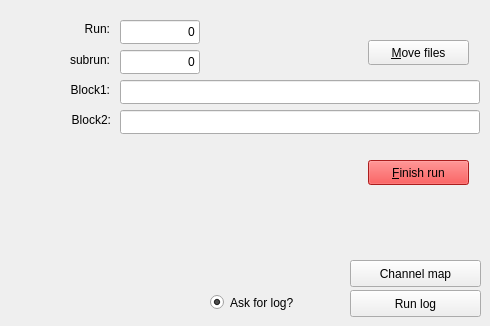
      <widget class="QWidget" name="tab_16">
       <attribute name="title">
        <string>Default</string>
       </attribute>
       <widget class="QLabel" name="label_22">
        <property name="geometry">
         <rect>
          <x>30</x>
          <y>20</y>
          <width>80</width>
          <height>17</height>
         </rect>
        </property>
        <property name="text">
         <string>Run:</string>
        </property>
        <property name="alignment">
         <set>Qt::AlignRight|Qt::AlignTrailing|Qt::AlignVCenter</set>
        </property>
       </widget>
       <widget class="QLabel" name="label_23">
        <property name="geometry">
         <rect>
          <x>30</x>
          <y>110</y>
          <width>81</width>
          <height>20</height>
         </rect>
        </property>
        <property name="text">
         <string>Block2:</string>
        </property>
        <property name="alignment">
         <set>Qt::AlignRight|Qt::AlignTrailing|Qt::AlignVCenter</set>
        </property>
       </widget>
       <widget class="QLabel" name="label_24">
        <property name="geometry">
         <rect>
          <x>30</x>
          <y>50</y>
          <width>80</width>
          <height>20</height>
         </rect>
        </property>
        <property name="text">
         <string>subrun:</string>
        </property>
        <property name="alignment">
         <set>Qt::AlignRight|Qt::AlignTrailing|Qt::AlignVCenter</set>
        </property>
       </widget>
       <widget class="QLineEdit" name="block1">
        <property name="geometry">
         <rect>
          <x>120</x>
          <y>80</y>
          <width>360</width>
          <height>24</height>
         </rect>
        </property>
        <property name="text">
         <string/>
        </property>
        <property name="alignment">
         <set>Qt::AlignRight|Qt::AlignTrailing|Qt::AlignVCenter</set>
        </property>
       </widget>
       <widget class="QLineEdit" name="run_3">
        <property name="geometry">
         <rect>
          <x>120</x>
          <y>20</y>
          <width>80</width>
          <height>24</height>
         </rect>
        </property>
        <property name="text">
         <string>0</string>
        </property>
        <property name="alignment">
         <set>Qt::AlignRight|Qt::AlignTrailing|Qt::AlignVCenter</set>
        </property>
        <property name="readOnly">
         <bool>false</bool>
        </property>
       </widget>
       <widget class="QPushButton" name="button_movefile_5">
        <property name="geometry">
         <rect>
          <x>368</x>
          <y>40</y>
          <width>101</width>
          <height>25</height>
         </rect>
        </property>
        <property name="text">
         <string>&amp;Move files</string>
        </property>
       </widget>
       <widget class="QLineEdit" name="subrun3">
        <property name="geometry">
         <rect>
          <x>120</x>
          <y>50</y>
          <width>80</width>
          <height>24</height>
         </rect>
        </property>
        <property name="text">
         <string>0</string>
        </property>
        <property name="alignment">
         <set>Qt::AlignRight|Qt::AlignTrailing|Qt::AlignVCenter</set>
        </property>
       </widget>
       <widget class="QPushButton" name="pushButton_4">
        <property name="geometry">
         <rect>
          <x>368</x>
          <y>160</y>
          <width>101</width>
          <height>25</height>
         </rect>
        </property>
        <property name="palette">
         <palette>
          <active>
           <colorrole role="Button">
            <brush brushstyle="SolidPattern">
             <color alpha="255">
              <red>239</red>
              <green>41</green>
              <blue>41</blue>
             </color>
            </brush>
           </colorrole>
           <colorrole role="Light">
            <brush brushstyle="SolidPattern">
             <color alpha="255">
              <red>255</red>
              <green>51</green>
              <blue>51</blue>
             </color>
            </brush>
           </colorrole>
           <colorrole role="Midlight">
            <brush brushstyle="SolidPattern">
             <color alpha="255">
              <red>229</red>
              <green>25</green>
              <blue>25</blue>
             </color>
            </brush>
           </colorrole>
           <colorrole role="Dark">
            <brush brushstyle="SolidPattern">
             <color alpha="255">
              <red>102</red>
              <green>0</green>
              <blue>0</blue>
             </color>
            </brush>
           </colorrole>
           <colorrole role="Mid">
            <brush brushstyle="SolidPattern">
             <color alpha="255">
              <red>136</red>
              <green>0</green>
              <blue>0</blue>
             </color>
            </brush>
           </colorrole>
           <colorrole role="Base">
            <brush brushstyle="SolidPattern">
             <color alpha="255">
              <red>239</red>
              <green>41</green>
              <blue>41</blue>
             </color>
            </brush>
           </colorrole>
           <colorrole role="Window">
            <brush brushstyle="SolidPattern">
             <color alpha="255">
              <red>239</red>
              <green>41</green>
              <blue>41</blue>
             </color>
            </brush>
           </colorrole>
           <colorrole role="Shadow">
            <brush brushstyle="SolidPattern">
             <color alpha="255">
              <red>0</red>
              <green>0</green>
              <blue>0</blue>
             </color>
            </brush>
           </colorrole>
           <colorrole role="AlternateBase">
            <brush brushstyle="SolidPattern">
             <color alpha="255">
              <red>229</red>
              <green>127</green>
              <blue>127</blue>
             </color>
            </brush>
           </colorrole>
          </active>
          <inactive>
           <colorrole role="Button">
            <brush brushstyle="SolidPattern">
             <color alpha="255">
              <red>239</red>
              <green>41</green>
              <blue>41</blue>
             </color>
            </brush>
           </colorrole>
           <colorrole role="Light">
            <brush brushstyle="SolidPattern">
             <color alpha="255">
              <red>255</red>
              <green>51</green>
              <blue>51</blue>
             </color>
            </brush>
           </colorrole>
           <colorrole role="Midlight">
            <brush brushstyle="SolidPattern">
             <color alpha="255">
              <red>229</red>
              <green>25</green>
              <blue>25</blue>
             </color>
            </brush>
           </colorrole>
           <colorrole role="Dark">
            <brush brushstyle="SolidPattern">
             <color alpha="255">
              <red>102</red>
              <green>0</green>
              <blue>0</blue>
             </color>
            </brush>
           </colorrole>
           <colorrole role="Mid">
            <brush brushstyle="SolidPattern">
             <color alpha="255">
              <red>136</red>
              <green>0</green>
              <blue>0</blue>
             </color>
            </brush>
           </colorrole>
           <colorrole role="Base">
            <brush brushstyle="SolidPattern">
             <color alpha="255">
              <red>239</red>
              <green>41</green>
              <blue>41</blue>
             </color>
            </brush>
           </colorrole>
           <colorrole role="Window">
            <brush brushstyle="SolidPattern">
             <color alpha="255">
              <red>239</red>
              <green>41</green>
              <blue>41</blue>
             </color>
            </brush>
           </colorrole>
           <colorrole role="Shadow">
            <brush brushstyle="SolidPattern">
             <color alpha="255">
              <red>0</red>
              <green>0</green>
              <blue>0</blue>
             </color>
            </brush>
           </colorrole>
           <colorrole role="AlternateBase">
            <brush brushstyle="SolidPattern">
             <color alpha="255">
              <red>229</red>
              <green>127</green>
              <blue>127</blue>
             </color>
            </brush>
           </colorrole>
          </inactive>
          <disabled>
           <colorrole role="Button">
            <brush brushstyle="SolidPattern">
             <color alpha="255">
              <red>239</red>
              <green>41</green>
              <blue>41</blue>
             </color>
            </brush>
           </colorrole>
           <colorrole role="Light">
            <brush brushstyle="SolidPattern">
             <color alpha="255">
              <red>255</red>
              <green>51</green>
              <blue>51</blue>
             </color>
            </brush>
           </colorrole>
           <colorrole role="Midlight">
            <brush brushstyle="SolidPattern">
             <color alpha="255">
              <red>229</red>
              <green>25</green>
              <blue>25</blue>
             </color>
            </brush>
           </colorrole>
           <colorrole role="Dark">
            <brush brushstyle="SolidPattern">
             <color alpha="255">
              <red>102</red>
              <green>0</green>
              <blue>0</blue>
             </color>
            </brush>
           </colorrole>
           <colorrole role="Mid">
            <brush brushstyle="SolidPattern">
             <color alpha="255">
              <red>136</red>
              <green>0</green>
              <blue>0</blue>
             </color>
            </brush>
           </colorrole>
           <colorrole role="Base">
            <brush brushstyle="SolidPattern">
             <color alpha="255">
              <red>239</red>
              <green>41</green>
              <blue>41</blue>
             </color>
            </brush>
           </colorrole>
           <colorrole role="Window">
            <brush brushstyle="SolidPattern">
             <color alpha="255">
              <red>239</red>
              <green>41</green>
              <blue>41</blue>
             </color>
            </brush>
           </colorrole>
           <colorrole role="Shadow">
            <brush brushstyle="SolidPattern">
             <color alpha="255">
              <red>0</red>
              <green>0</green>
              <blue>0</blue>
             </color>
            </brush>
           </colorrole>
           <colorrole role="AlternateBase">
            <brush brushstyle="SolidPattern">
             <color alpha="255">
              <red>204</red>
              <green>0</green>
              <blue>0</blue>
             </color>
            </brush>
           </colorrole>
          </disabled>
         </palette>
        </property>
        <property name="autoFillBackground">
         <bool>false</bool>
        </property>
        <property name="styleSheet">
         <string notr="true">background-color: rgb(239, 41, 41);
</string>
        </property>
        <property name="text">
         <string>&amp;Finish run</string>
        </property>
        <property name="autoDefault">
         <bool>false</bool>
        </property>
        <property name="default">
         <bool>false</bool>
        </property>
        <property name="flat">
         <bool>false</bool>
        </property>
       </widget>
       <widget class="QLineEdit" name="block2">
        <property name="geometry">
         <rect>
          <x>120</x>
          <y>110</y>
          <width>360</width>
          <height>24</height>
         </rect>
        </property>
        <property name="text">
         <string/>
        </property>
        <property name="alignment">
         <set>Qt::AlignRight|Qt::AlignTrailing|Qt::AlignVCenter</set>
        </property>
       </widget>
       <widget class="QLabel" name="label_27">
        <property name="geometry">
         <rect>
          <x>30</x>
          <y>80</y>
          <width>80</width>
          <height>20</height>
         </rect>
        </property>
        <property name="text">
         <string>Block1:</string>
        </property>
        <property name="alignment">
         <set>Qt::AlignRight|Qt::AlignTrailing|Qt::AlignVCenter</set>
        </property>
       </widget>
       <widget class="QPushButton" name="channel_map_b">
        <property name="geometry">
         <rect>
          <x>350</x>
          <y>260</y>
          <width>131</width>
          <height>27</height>
         </rect>
        </property>
        <property name="text">
         <string>Channel map</string>
        </property>
       </widget>
       <widget class="QPushButton" name="run_log_b">
        <property name="geometry">
         <rect>
          <x>350</x>
          <y>290</y>
          <width>131</width>
          <height>27</height>
         </rect>
        </property>
        <property name="text">
         <string>Run log</string>
        </property>
       </widget>
       <widget class="QRadioButton" name="askrunlog">
        <property name="geometry">
         <rect>
          <x>210</x>
          <y>290</y>
          <width>125</width>
          <height>25</height>
         </rect>
        </property>
        <property name="toolTip">
         <string>&lt;html&gt;&lt;head/&gt;&lt;body&gt;&lt;p&gt;Keep asking for log?&lt;br/&gt;&lt;br/&gt;If checked, it will ask for a log each time you finish a run or move a file&lt;/p&gt;&lt;/body&gt;&lt;/html&gt;</string>
        </property>
        <property name="text">
         <string>Ask for log?</string>
        </property>
        <property name="checked">
         <bool>true</bool>
        </property>
        <property name="autoExclusive">
         <bool>false</bool>
        </property>
       </widget>
      </widget>
